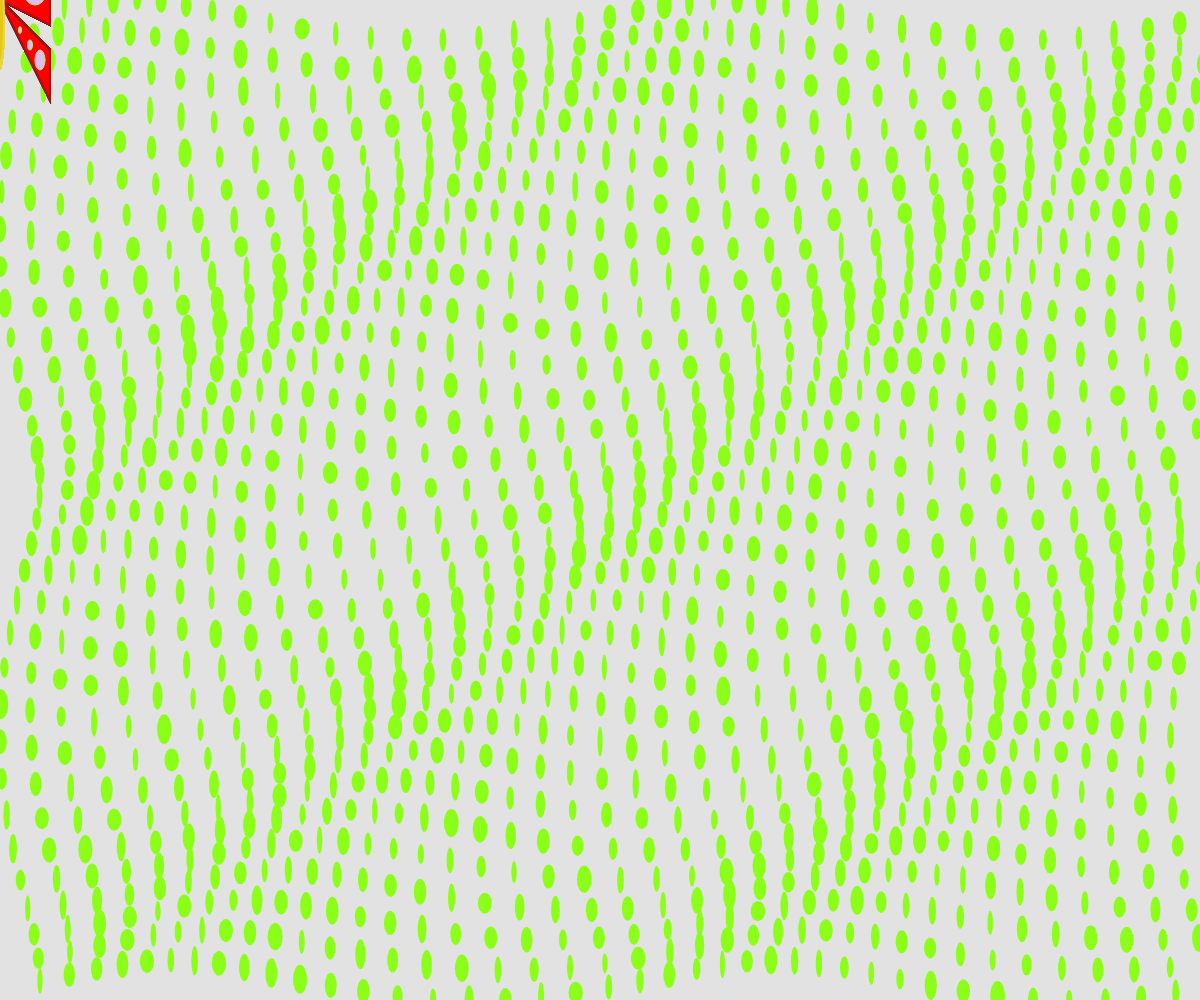
Frame 1 (no input)
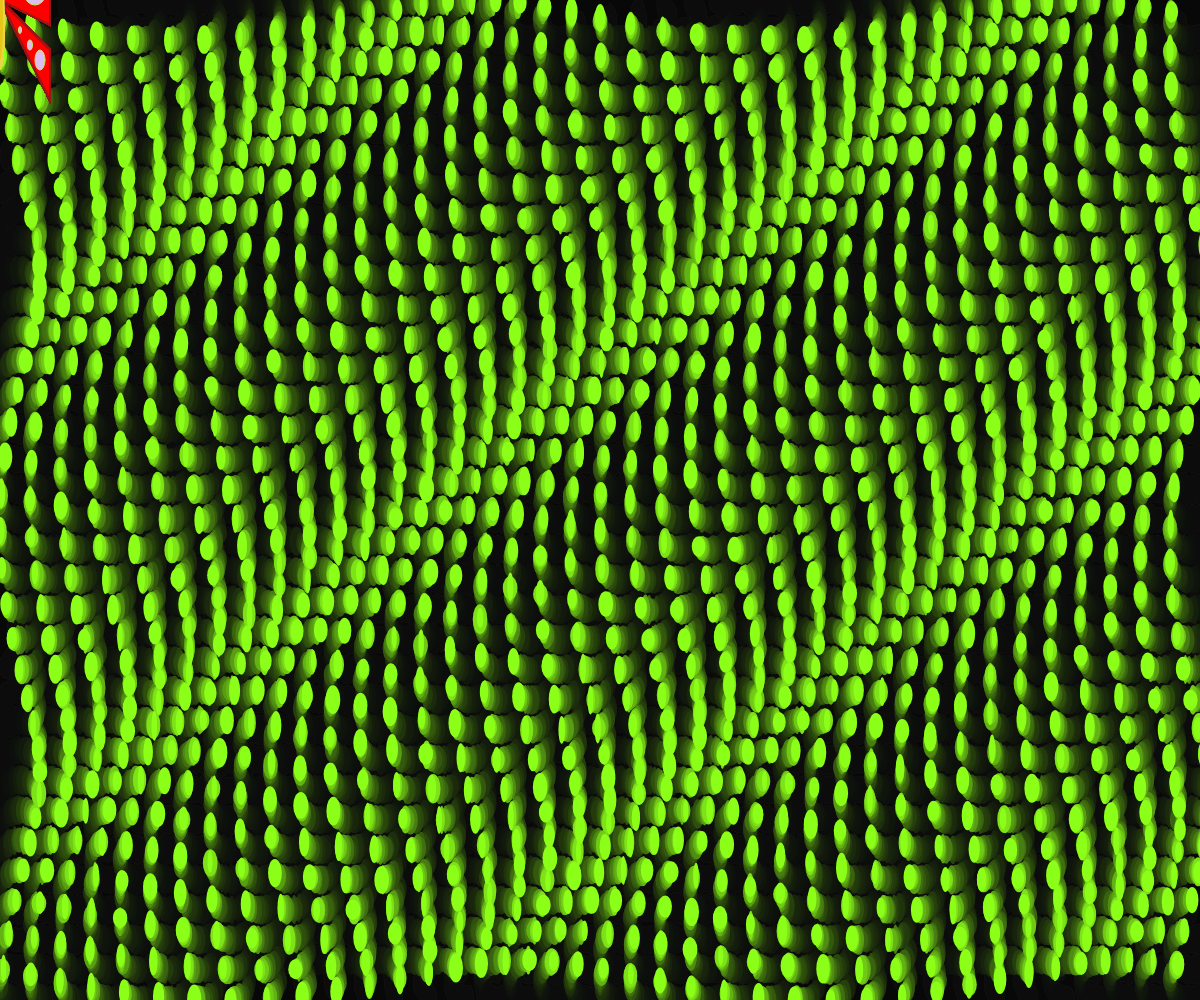
Frame 60 (no input)
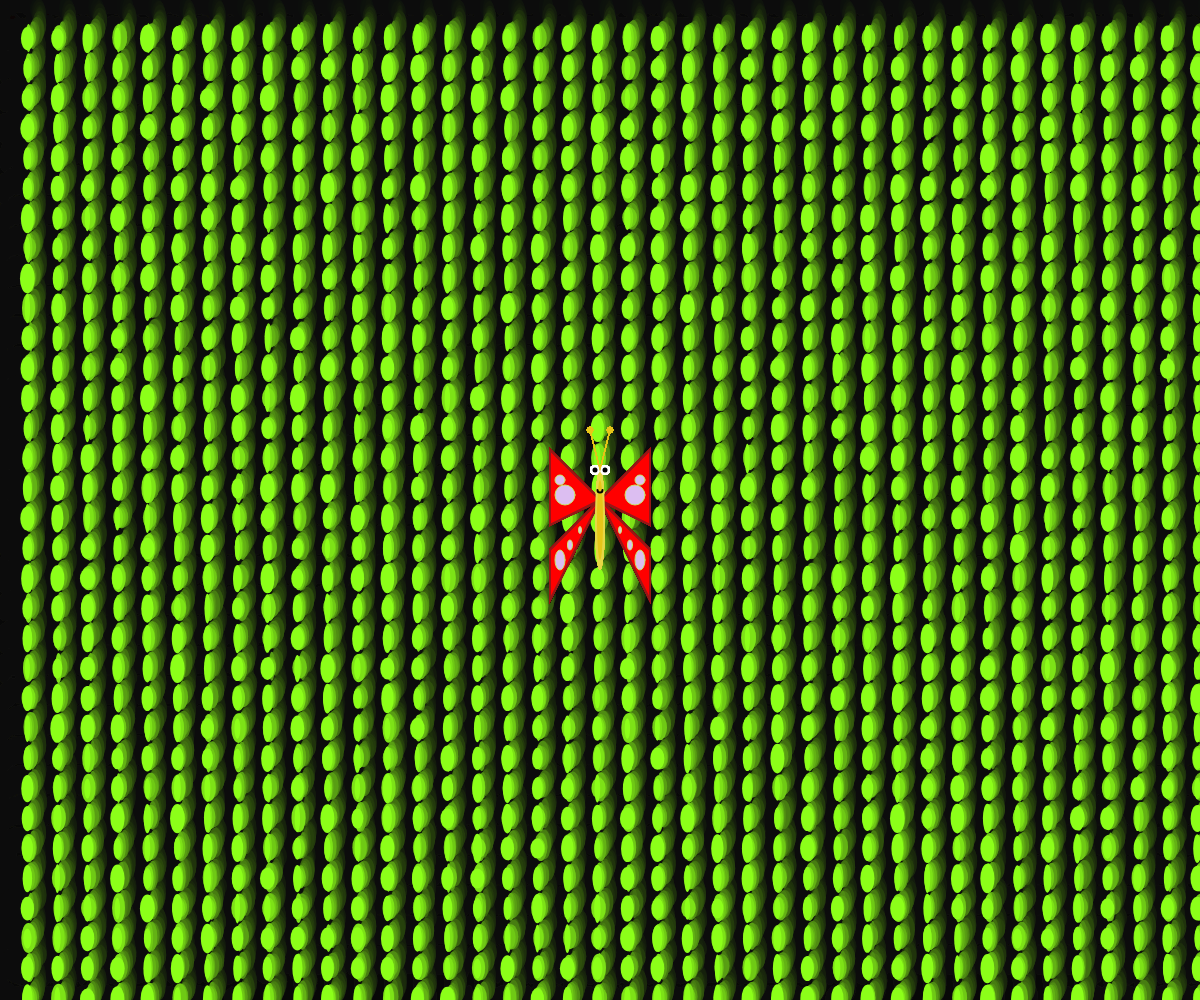
Frame 120 (the mouse pressed at the canvas centre since frame 60)

The p5.js sketch that drew these frames (run headless with seeded random() and noise() and a simulated clock; from frame 60 on, the mouse is pressed at the canvas centre):

// p5.js sketch
// ── sketch.js
let t = 0; // time variable
var value_1 = ('rgb(140, 255, 25)');
var value_2 = ('rgb(46, 227, 238)');
var value_3 = ('rgb(255, 0, 0)');
var value_4 = ('rgb(255, 107, 0)');
var value_5 = ('rgb(150, 23, 23)');
var value_6 = ('rgb(170, 107, 14)');




function setup() {
  createCanvas(windowWidth, windowHeight);
  noStroke();
  noCursor();



}

function draw() {

  background(10, 30);

    // make a grid for ovals to stay within
    for (let x = 20; x <= width; x = x + 30) {
    for (let y = 20; y <= height; y = y + 30) {
    // make each staring point of ovals depend on mouse position
    let xAngle = map(mouseX, 0, width, -4 * PI, 4 * PI, true);
    let yAngle = map(mouseY, 0, height, -4 * PI, 4 * PI, true);

    let angle = xAngle * (x / width) + yAngle * (y / height);

    // make each oval move in a circular motion
    let myX = x + 20 * cos(2 * PI * t + angle);
    let myY = y + 20 * sin(2 * PI * t + angle);

    // create ovals (make them continoulst change size)
    ellipse(myX, myY, random(5, 15), random(20, 30));
    fill(value_1)
  }
    //create bounds
    push()

      if (ellipse > height || ellipse < 0){
      ellipse *= -100;
      }
    //create Butterfly
        push()
          fill(value_3);
          stroke(value_5);
          strokeWeight(2);
          triangle (mouseX, mouseY, mouseX - 50, mouseY + 25, mouseX - 50, mouseY - 50);
          triangle (mouseX, mouseY, mouseX + 50, mouseY + 25, mouseX  + 50, mouseY - 50);
          triangle (mouseX, mouseY, mouseX - 50, mouseY +50, mouseX - 50, mouseY + 100);
          triangle (mouseX, mouseY, mouseX + 50, mouseY +50, mouseX + 50, mouseY + 100)
        pop()
          push()
            fill('rgb(231, 215, 70)');
            ellipse(mouseX , mouseY + 20, 10, 100);
          pop()
            push()
              fill('rgb(231, 198, 24)');
              ellipse(mouseX , mouseY + 20, 6, 80);
            pop()
              push()
                fill('rgb(220, 190, 241)');
                stroke('rgb(201, 235, 106)');
                ellipse(mouseX - 40, mouseY + 60, 10, 20);
                ellipse(mouseX + 40, mouseY + 60, 10, 20);
                ellipse( mouseX - 30, mouseY + 45, 5, 10);
                ellipse( mouseX + 30, mouseY + 45, 5, 10);
                ellipse(mouseX + 20, mouseY + 30, 3, 7);
                ellipse(mouseX - 20, mouseY + 30, 3, 7);
                ellipse( mouseX - 35, mouseY - 5, 20);
                ellipse(mouseX + 35, mouseY - 5, 20);
                ellipse(mouseX - 40, mouseY - 20, 10);
                ellipse(mouseX + 40, mouseY - 20, 10);
              pop()
                push()
                  fill(255);
                  ellipse(mouseX - 5 , mouseY - 30, 10);
                  ellipse(mouseX +5 , mouseY - 30, 10);
                pop()
                  push()
                    fill(0);
                    ellipse( mouseX - 5, mouseY - 30, 5);
                    ellipse( mouseX + 5, mouseY - 30, 5);
                  pop()
                    push()
                      noFill();
                      stroke(0);
                      strokeWeight(2);
                      arc(mouseX, mouseY - 10, 5, 5, 0, PI, OPEN);
                    pop()
                      push()
                        stroke('rgb(231, 198, 24)');
                        line(mouseX, mouseY - 30, mouseX - 10, mouseY - 70);
                        line(mouseX, mouseY - 30, mouseX + 10, mouseY - 70);
                        fill('rgb(231, 198, 24)');
                        ellipse(mouseX - 10, mouseY - 70, 6);
                        ellipse(mouseX + 10, mouseY - 70, 6);
                      pop()
                    }
  // update time variable
  t = t + 0.01;
}
// dependent on mouse click, change color of background and butterfly to be complementary
function mouseClicked() {
    if (value_1 === 'rgb(140, 255, 25)') {
      (value_1 = 'rgb(46, 227, 238)');
    } else {
      value_1 = ('rgb(140, 255, 25)');
    }

    if (value_3 === 'rgb(255, 0, 0)') {
      (value_3 = 'rgb(255, 107, 0)');
    } else {
      value_3 = ('rgb(255, 0, 0)');
    }
}
